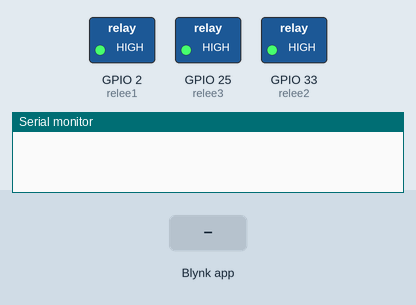
Bench run of a sketch on a simulated ESP32. Shown: switched loads named in the sketch (green lamp = pin HIGH), the last lines printed to the serial monitor. The inputs (shaded band) are chosen by the test bench. WiFi joins after 1.5 s; servers stay silent unless stated.

Above: at 3.1 s.
3.2 s: Blynk app writes 0 to V1
At 4.0 s:
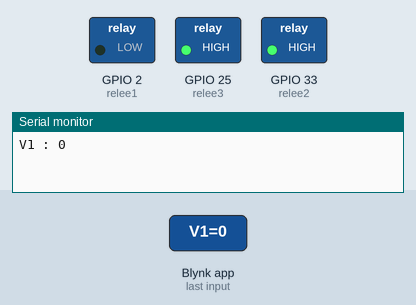
4.7 s: Blynk app writes 0 to V2
At 5.1 s:
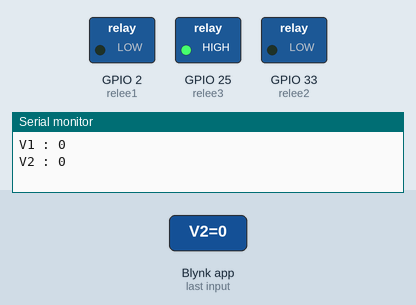
6.2 s: Blynk app writes 1 to V1
At 7.4 s:
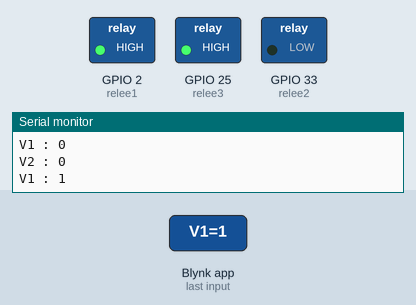
7.7 s: Blynk app writes 0 to V3
At 8.6 s:
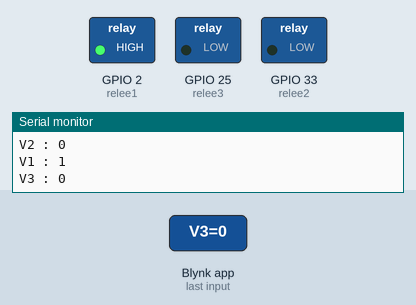
9.2 s: Blynk app writes 1 to V2
At 9.7 s:
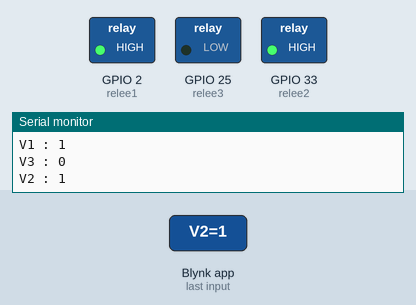
10.7 s: Blynk app writes 1 to V3
At 12.1 s:
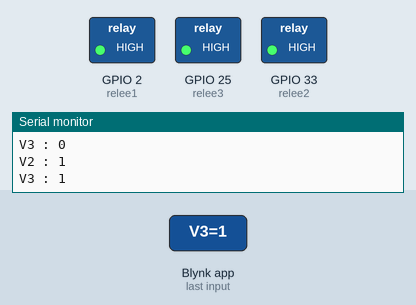
Timing chart, 0 to 13.2 s (numbered marks = the images above; inputs shaded):
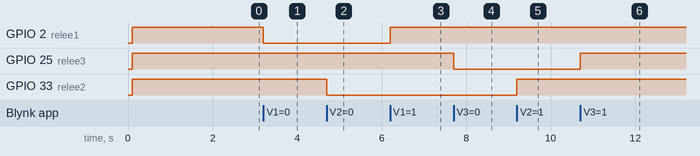

The sketch:

blynk.ino
```cpp
/*************************************************************

  You can use this sketch as a debug tool that prints all incoming values
  sent by a widget connected to a Virtual Pin 1 in the Blynk App.

  App project setup:
    Slider widget (0...100) on V1
 *************************************************************/

// Template ID, Device Name and Auth Token are provided by the Blynk.Cloud
// See the Device Info tab, or Template settings
#define BLYNK_TEMPLATE_ID "TMPLLPqqHa-W"
#define BLYNK_DEVICE_NAME "relees"
#define BLYNK_AUTH_TOKEN "DVzfmjDJfIxuP6f1IR8pfZAKE3P63Ozv"


// Comment this out to disable prints and save space
#define BLYNK_PRINT Serial


#include <WiFi.h>
#include <WiFiClient.h>
#include <BlynkSimpleEsp32.h>

char auth[] = BLYNK_AUTH_TOKEN;

const byte relee1 = 2;
const byte relee2 = 33;
const byte relee3 = 25;

// Your WiFi credentials.
// Set password to "" for open networks.
char ssid[] = "RED_PC";
char pass[] = "andres1992";

// This function will be called every time Slider Widget
// in Blynk app writes values to the Virtual Pin 1
BLYNK_WRITE(V1)
{
  int pinValue = param.asInt(); // assigning incoming value from pin V1 to a variable
  Serial.print("V1 : ");
  Serial.println(pinValue);
  digitalWrite(relee1,pinValue);
}

BLYNK_WRITE(V2)
{
  int pinValue = param.asInt(); // assigning incoming value from pin V1 to a variable
  Serial.print("V2 : ");
  Serial.println(pinValue);
  digitalWrite(relee2,pinValue);
}

BLYNK_WRITE(V3)
{
  int pinValue = param.asInt(); // assigning incoming value from pin V1 to a variable
  Serial.print("V3 : ");
  Serial.println(pinValue);
  digitalWrite(relee3,pinValue);
}

void setup()
{
  // Debug console
  Serial.begin(115200);
  delay(100);

  pinMode(relee1,OUTPUT);
  pinMode(relee2,OUTPUT);
  pinMode(relee3,OUTPUT);


  digitalWrite(relee1,HIGH);
  digitalWrite(relee2,HIGH);
  digitalWrite(relee3,HIGH);

  Blynk.begin(auth, ssid, pass);
  // You can also specify server:
  //Blynk.begin(auth, ssid, pass, "blynk.cloud", 80);
  //Blynk.begin(auth, ssid, pass, IPAddress(192,168,1,100), 8080);
}

void loop()
{
  Blynk.run();
}
```

Measured:
- after the input at 3.2 s, GPIO 2 (relee1): HIGH → LOW at once
- after the input at 4.7 s, GPIO 33 (relee2): HIGH → LOW at once
- after the input at 6.2 s, GPIO 2 (relee1): LOW → HIGH at once
- after the input at 7.7 s, GPIO 25 (relee3): HIGH → LOW at once
- after the input at 9.2 s, GPIO 33 (relee2): LOW → HIGH at once
- after the input at 10.7 s, GPIO 25 (relee3): LOW → HIGH at once
